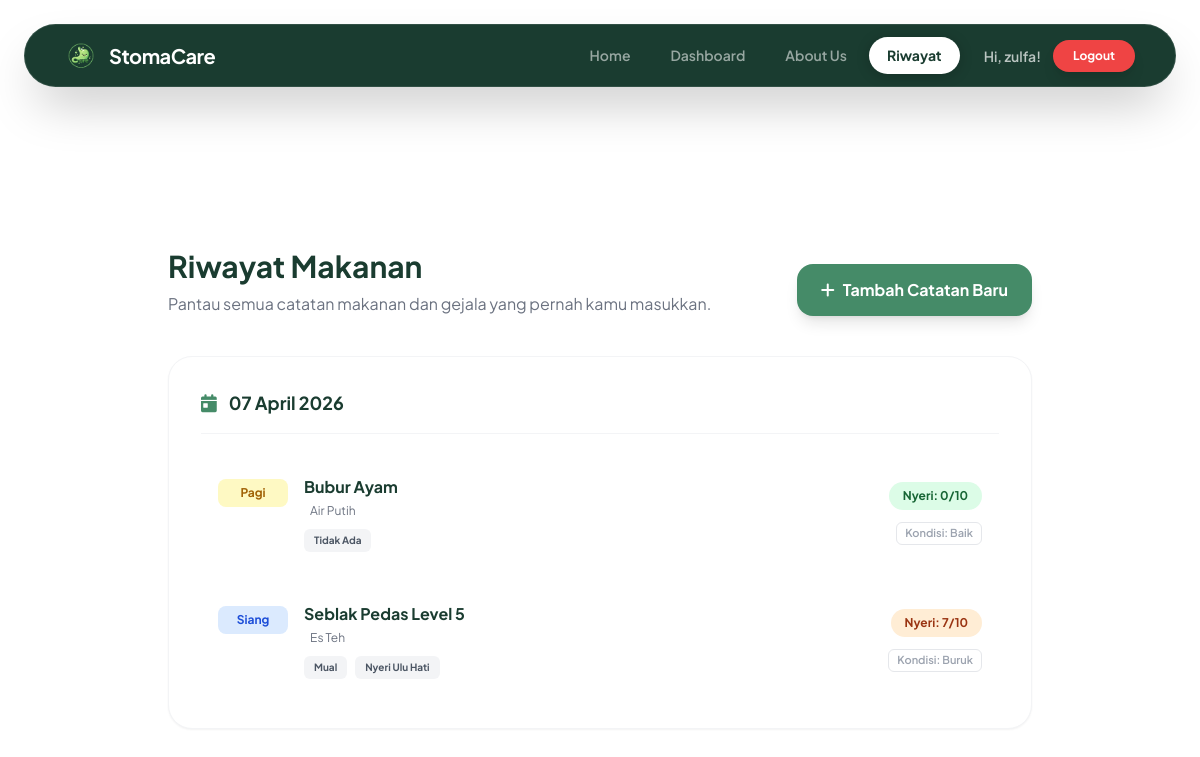
Page /riwayat.php (signed in) on the committed database.
### tables this page shows
CREATE TABLE `food_diary` (
  `id` int(11) NOT NULL,
  `user_id` int(11) NOT NULL,
  `tanggal` date NOT NULL,
  `waktu_makan` enum('Pagi','Siang','Malam','Camilan') NOT NULL,
  `makanan` text NOT NULL,
  `minuman` text DEFAULT NULL,
  `porsi` varchar(50) DEFAULT NULL,
  `gejala` text DEFAULT NULL,
  `nyeri` tinyint(4) NOT NULL DEFAULT 0,
  `kondisi` varchar(100) DEFAULT NULL,
  `catatan` text DEFAULT NULL,
  `created_at` timestamp NOT NULL DEFAULT current_timestamp()
);

### config/app.php (called while the page is built, shortened)
<?php
function url(string $path): string {
    return BASE_URL . '/' . ltrim($path, '/');
}

### config/session.php (called while the page is built, shortened)
<?php
function isLoggedIn(): bool {
    return !empty($_SESSION['user_id']);
}
function currentUser(): array {
    return [
        'id'       => $_SESSION['user_id']       ?? null,
        'username' => $_SESSION['username']       ?? '',
        'email'    => $_SESSION['email']          ?? '',
    ];
}

### riwayat.php (the view, shortened to what this page needs)
<?php
$activePage = 'riwayat';
require_once __DIR__ . '/config/app.php';
require_once __DIR__ . '/includes/header.php';
require_once __DIR__ . '/config/db.php';
$user = currentUser();
$userId = $user['id'];
$stmt = $conn->prepare(
    'SELECT id, tanggal, waktu_makan, makanan, minuman, porsi, gejala, nyeri, kondisi, catatan
     FROM food_diary
     WHERE user_id = ?
     ORDER BY tanggal DESC, FIELD(waktu_makan,"Pagi","Siang","Malam","Camilan") ASC'
);
$stmt->bind_param('i', $userId);
$stmt->execute();
$result = $stmt->get_result();
$riwayatGrouped = [];
while ($row = $result->fetch_assoc()) {
    $row['gejala'] = json_decode($row['gejala'], true) ?? ['Belum dicatat'];
    $riwayatGrouped[$row['tanggal']][] = $row;
}
function getWarnaNyeri($nyeri) {
    if ($nyeri <= 2) return 'bg-green-100 text-green-800';
    if ($nyeri <= 5) return 'bg-yellow-100 text-yellow-800';
    if ($nyeri <= 7) return 'bg-orange-100 text-orange-800';
    return 'bg-red-100 text-red-800';
}
?>
<div class="pt-32 pb-20 px-6 md:px-20 max-w-5xl mx-auto min-h-screen">
    <div class="flex flex-col md:flex-row md:items-end justify-between gap-4 mb-10 fade-in">
        <div>
            <h1 class="text-3xl font-bold text-stoma-dark">Riwayat Makanan</h1>
            <p class="text-gray-500 mt-2">Pantau semua catatan makanan dan gejala yang pernah kamu masukkan.</p>
        </div>
        <a href="<?= url('food-diary.php') ?>" class="bg-stoma-green hover:bg-stoma-dark text-white px-6 py-3.5 rounded-2xl font-bold transition-colors flex items-center gap-2 shadow-lg w-fit btn-hover">
            <i class="fas fa-plus"></i> Tambah Catatan Baru
        </a>
    </div>
    <?php if (empty($riwayatGrouped)): ?>
        <div class="bg-white rounded-3xl p-10 text-center shadow-sm border border-gray-100 fade-in">
            <div class="w-20 h-20 bg-stoma-pale rounded-full flex items-center justify-center mx-auto mb-6">
                <i class="fas fa-book-open text-3xl text-stoma-green"></i>
            </div>
            <h3 class="text-xl font-bold text-stoma-dark mb-2">Belum ada riwayat</h3>
            <p class="text-gray-500 text-sm max-w-md mx-auto">Mulai pantau kesehatan lambungmu dengan mencatat makanan pertamamu hari ini.</p>
        </div>
    <?php else: ?>
        <div class="space-y-8">
            <?php foreach ($riwayatGrouped as $tanggal => $items): ?>
                <div class="bg-white rounded-3xl p-6 md:p-8 shadow-sm border border-gray-100 fade-in">
                    <h2 class="text-lg font-bold text-stoma-dark mb-6 pb-4 border-b border-gray-100 flex items-center gap-3">
                        <i class="fas fa-calendar-day text-stoma-green"></i>
                        <?= date('d F Y', strtotime($tanggal)) ?>
                    </h2>
                    <div class="space-y-4">
                        <?php foreach ($items as $item):
                            $waktuWarna = match($item['waktu_makan']) {
                                'Pagi' => 'bg-yellow-100 text-yellow-700',
                                'Siang' => 'bg-blue-100 text-blue-700',
                                'Malam' => 'bg-indigo-100 text-indigo-700',
                                default => 'bg-pink-100 text-pink-700'
                            };
                        ?>
                            <div class="flex flex-col md:flex-row md:items-center justify-between gap-4 p-4 rounded-2xl hover:bg-stoma-pale/50 transition-colors border border-transparent hover:border-stoma-light/30">
                                <div class="flex items-start gap-4">
                                    <div class="<?= $waktuWarna ?> text-xs font-bold px-3 py-1.5 rounded-lg min-w-[70px] text-center mt-1">
                                        <?= $item['waktu_makan'] ?>
                                    </div>
                                    <div>
                                        <h3 class="font-bold text-stoma-dark text-base"><?= htmlspecialchars($item['makanan']) ?></h3>
                                        <?php if (!empty($item['minuman'])): ?>
                                            <p class="text-xs text-gray-500 mt-1">
                                                <i class="fas fa-glass-water text-stoma-green/60 mr-1"></i> <?= htmlspecialchars($item['minuman']) ?>
                                            </p>
                                        <?php endif; ?>
                                        <div class="flex flex-wrap gap-2 mt-2.5">
                                            <?php foreach ($item['gejala'] as $g): ?>
                                                <span class="bg-gray-100 text-gray-600 text-[10px] font-bold px-2.5 py-1 rounded-md">
                                                    <?= htmlspecialchars($g) ?>
                                                </span>
                                            <?php endforeach; ?>
                                        </div>
                                    </div>
                                </div>
                                <div class="flex items-center md:flex-col md:items-end gap-3 mt-2 md:mt-0">
                                    <span class="<?= getWarnaNyeri($item['nyeri']) ?> text-xs font-bold px-3.5 py-1.5 rounded-full whitespace-nowrap">
                                        Nyeri: <?= $item['nyeri'] ?>/10
                                    </span>
                                    <?php if (!empty($item['kondisi'])): ?>
                                        <span class="text-[11px] text-gray-400 font-semibold border border-gray-200 px-2 py-0.5 rounded-md">
                                            Kondisi: <?= htmlspecialchars($item['kondisi']) ?>
                                        </span>
                                    <?php endif; ?>
                                </div>
                            </div>
                        <?php endforeach; ?>
                    </div>
                </div>
            <?php endforeach; ?>
        </div>
    <?php endif; ?>
</div>
<?php require_once __DIR__ . '/includes/footer.php'; ?>

### includes/header.php (shortened to what this page needs)
<?php
require_once __DIR__ . '/../config/session.php';
require_once __DIR__ . '/../config/app.php';
$activePage = $activePage ?? '';
$user       = currentUser();
function navClass(string $page, string $active): string {
    $base   = 'nav-link';
    $active_cls = 'nav-link-active';
    return $page === $active ? "$base $active_cls" : $base;
}
?>
<!DOCTYPE html>
<html lang="id">
<head>
    <link href="https://cdnjs.cloudflare.com/ajax/libs/font-awesome/6.0.0/css/all.min.css" rel="stylesheet">
    <script src="https://cdn.tailwindcss.com"></script>
    <link rel="stylesheet" href="<?= url('assets/css/style.css') ?>">
</head>
<body class="overflow-x-hidden bg-white">
<div class="fixed top-0 left-0 w-full flex justify-center p-4 md:p-6 z-50">
    <nav class="bg-stoma-dark w-full max-w-6xl rounded-full px-6 md:px-10 py-3 flex items-center shadow-2xl border border-white/10">
        <div class="flex items-center gap-3">
            <img src="<?= url('assets/img/logo.png') ?>" alt="Logo StomaCare" class="w-8 h-8 object-contain"
                 onerror="this.src='https://api.dicebear.com/7.x/bottts/svg?seed=stoma'">
            <span class="text-xl font-bold text-white tracking-tight">StomaCare</span>
        </div>
        <div class="ml-auto flex items-center gap-2 md:gap-4">
            <div class="hidden md:flex items-center gap-1">
               <a href="<?= url('index.php') ?>"      class="<?= navClass('home',       $activePage) ?>">Home</a>
                <?php if (isLoggedIn()): ?>
                <a href="<?= url('dashboard.php') ?>"  class="<?= navClass('dashboard',  $activePage) ?>">Dashboard</a>
                <?php endif; ?>
                <a href="<?= url('about.php') ?>"      class="<?= navClass('about',      $activePage) ?>">About Us</a>
               <?php if (isLoggedIn()): ?>
                <a href="<?= url('riwayat.php') ?>" class="<?= navClass('riwayat', $activePage) ?>">Riwayat</a>
                <?php endif; ?>
            </div>
            <div class="hidden md:block ml-2">
                <?php if (isLoggedIn()): ?>
                    <div class="flex items-center gap-3">
                        <span class="text-white/70 text-sm font-semibold">
                            Hi, <?= htmlspecialchars($user['username']) ?>!
                        </span>
                        <a href="<?= url('api/logout.php') ?>"
                           class="bg-red-500 text-white px-5 py-2 rounded-full font-bold text-xs btn-hover inline-block shadow-lg">
                            Logout
                        </a>
                    </div>
                <?php endif; ?>
            </div>
        </div>
    </nav>
</div>
<a href="<?= url('index.php') ?>"      class="block text-white/70 py-2 px-4 rounded-xl hover:bg-white/10">Home</a>
    <?php if (isLoggedIn()): ?>
    <a href="<?= url('dashboard.php') ?>"  class="block text-white/70 py-2 px-4 rounded-xl hover:bg-white/10">Dashboard</a>
    <?php endif; ?>
    <a href="<?= url('about.php') ?>"      class="block text-white/70 py-2 px-4 rounded-xl hover:bg-white/10">About Us</a>

### includes/footer.php (shortened to what this page needs)
<?php require_once __DIR__ . '/../config/app.php'; ?>
</body>
</html>

### assets/css/style.css (style rules this page uses)
*, *::before, *::after { box-sizing: border-box; }
body { font-family: 'Plus Jakarta Sans', sans-serif; }
:root { --stoma-dark: #1a3c30; --stoma-green: #458b68; --stoma-light: #a8d5be; --stoma-pale: #e8f5ee; }
.bg-stoma-dark { background-color: var(--stoma-dark); }
.bg-stoma-green { background-color: var(--stoma-green); }
.text-stoma-dark { color: var(--stoma-dark); }
.text-stoma-green { color: var(--stoma-green); }
.nav-link { color: rgba(255, 255, 255, 0.55); padding: 8px 18px; border-radius: 999px; transition: background 0.22s ease, color 0.22s ease, box-shadow 0.22s ease; font-size: 0.875rem; font-weight: 600; text-decoration: none; display: inline-block; }
.nav-link.nav-link-active { background: #ffffff !important; color: var(--stoma-dark) !important; font-weight: 700; box-shadow: 0 2px 14px rgba(0, 0, 0, 0.2); }
.btn-hover { transition: transform 0.2s ease, box-shadow 0.2s ease; }
.fade-in { opacity: 0; transform: translateY(24px); transition: opacity 0.6s ease, transform 0.6s ease; }
.fade-in.visible { opacity: 1; transform: translateY(0); }

### rows in the picture
food_diary: waktu_makan "Pagi", makanan "Bubur Ayam", minuman "Air Putih", g "Tidak Ada", nyeri "0", kondisi "Baik"
food_diary: waktu_makan "Siang", makanan "Seblak Pedas Level 5", minuman "Es Teh", g "Mual", g "Nyeri Ulu Hati", nyeri "7", kondisi "Buruk"

### other values in the picture
$user['username'] "zulfa"
date('d F Y', strtotime($tanggal)) "07 April 2026"
